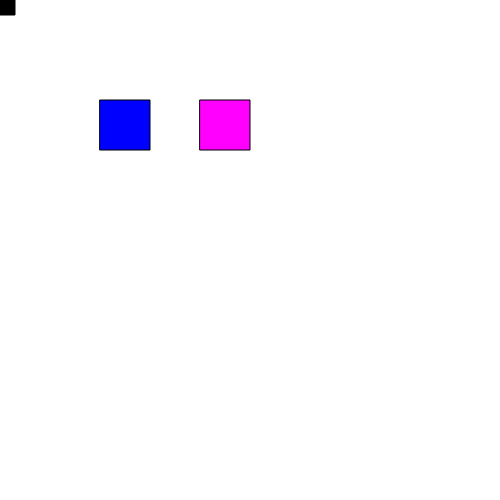
Frame 1 (no input)
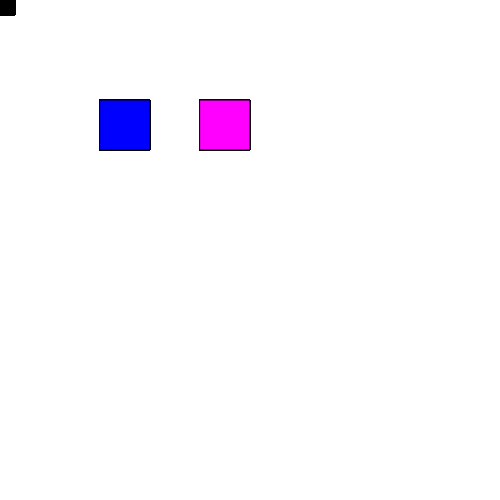
Frame 60 (no input)
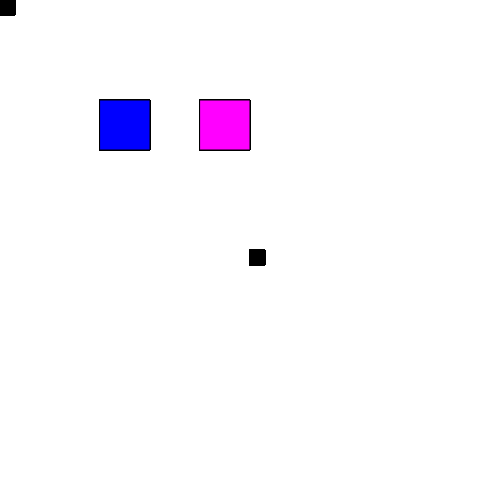
Frame 120 (the mouse pressed at the canvas centre since frame 60)

The p5.js sketch that drew these frames (run headless with seeded random() and noise() and a simulated clock; from frame 60 on, the mouse is pressed at the canvas centre):

// p5.js sketch
// ── sketch.js
var interfaceItems = [];

var brushSize = 15;

function setup(){
  createCanvas(500,500);

  interfaceItems.push(new interface(100,100,50, color(0,0,255)));

  interfaceItems.push(new interface(200,100,50, color(255,0,255)));
}


function draw(){
  fill(0);
  rect(mouseX,mouseY, brushSize,brushSize);

  interfaceItems[0].check();
  interfaceItems[0].display();
  interfaceItems[1].check();
  interfaceItems[1].display();
  //console.log(interfaceItems[0].check());
}

function mousePressed(){
  if(interfaceItems[0].check() == true){
    console.log("pressed red button");
    brushSize++;
  }

  if(interfaceItems[1].check() == true){
    brushSize--;
  }
}


function interface(tempX, tempY, tempBoxSize, tempColor){
  this.x  = tempX;
  this.y = tempY;
  this.boxSize = tempBoxSize;
  this.setFill = tempColor;
  this.overlay = false;

  this.display = function(){
    fill(this.setFill);
    rect(this.x, this.y, this.boxSize, this.boxSize);

    if(this.overlay == true){
      fill(127,200);
      rect(this.x, this.y, this.boxSize, this.boxSize);
    }
  }

  this.check = function(){
    if(mouseX > this.x && mouseX < (this.x + this.boxSize) && mouseY > this.y && mouseY < (this.y + this.boxSize)){
      this.overlay = true;
      return true;
    }else{
      this.overlay = false;
      return false;
    }
  }

}
